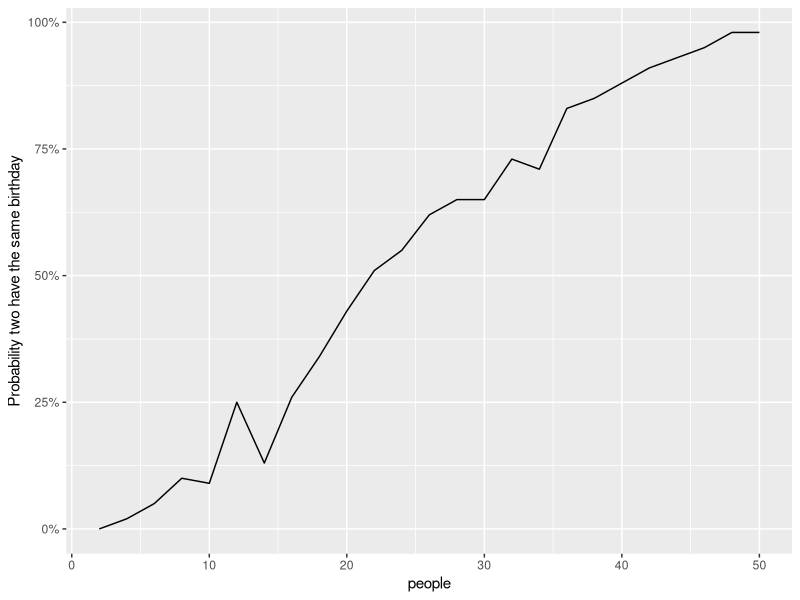
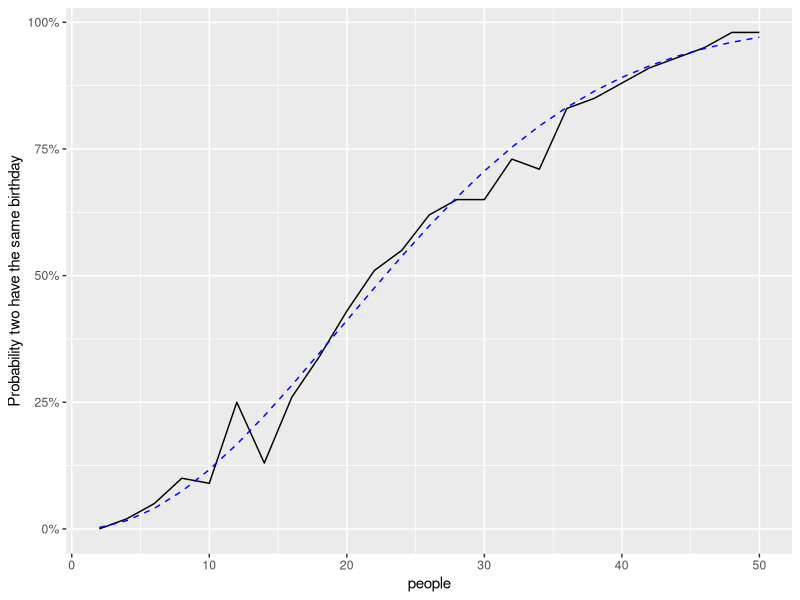

Source code (R) for these figures, in order:
## ---- chunk 1
library(tidyverse)
## ---- chunk 2
summarized <- crossing(people = seq(2, 50, 2),
                       trial = 1:100) %>%
  mutate(birthday = map(people, ~ sample(365, .x, replace = TRUE)),
         multiple = map_lgl(birthday, ~ any(duplicated(.x)))) %>%
  group_by(people) %>%
  summarize(chance = mean(multiple))

ggplot(summarized, aes(people, chance)) +
  geom_line() +
  scale_y_continuous(labels = scales::percent_format()) +
  labs(y = "Probability two have the same birthday")

# Checking the work with pbirthday function
summarized %>% 
  mutate(exact = map_dbl(people, pbirthday)) %>% 
  ggplot(aes(people, chance)) +
  geom_line() +
  geom_line(aes(y = exact), lty = 2, color = "blue") +
  scale_y_continuous(labels = scales::percent_format()) +
  labs(y = "Probability two have the same birthday")
